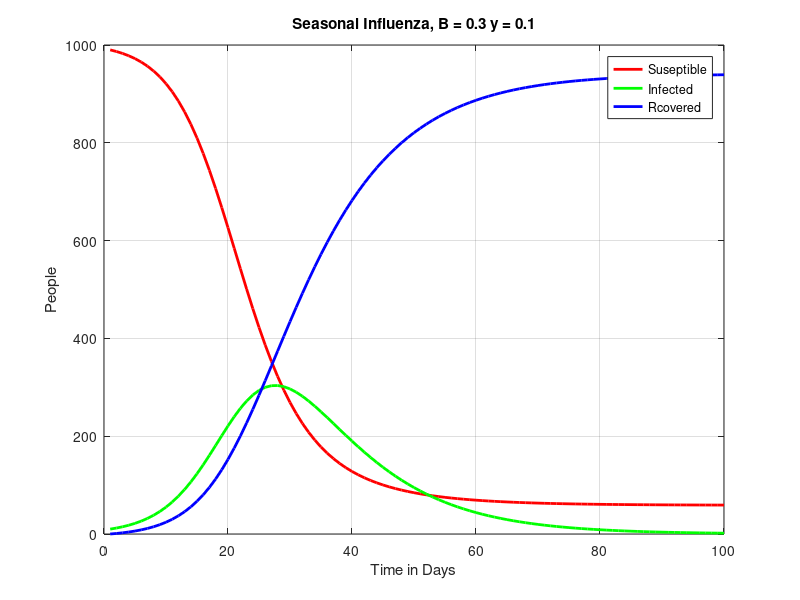
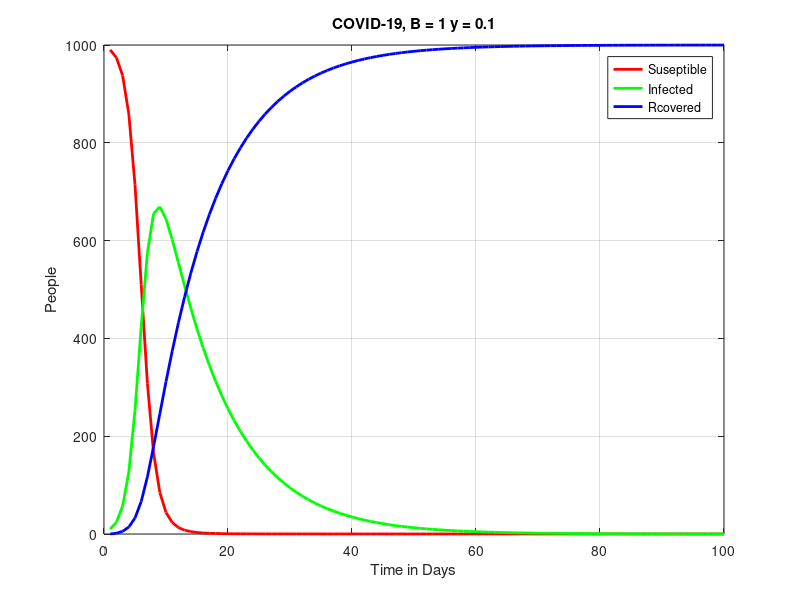
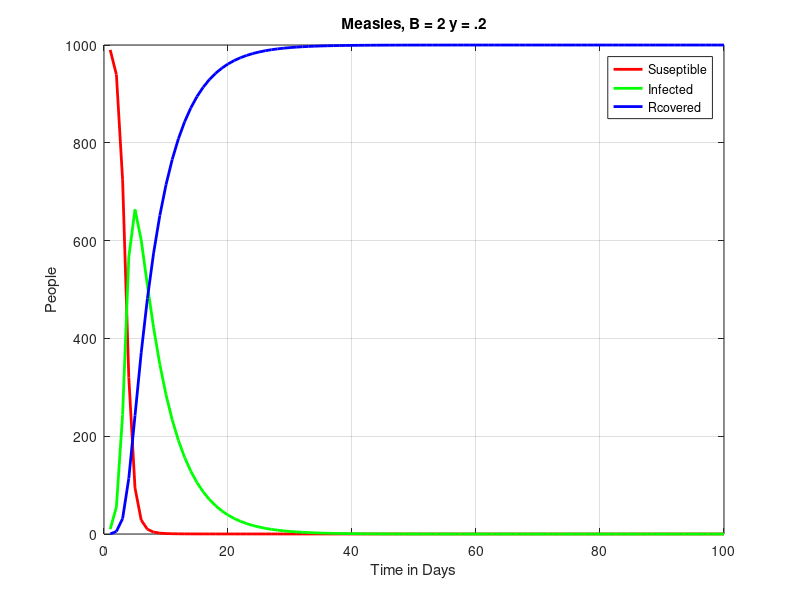

Source code (MATLAB) for these figures, in order:
%Runge-Kutta Method
format shortG
clear
clc

%Variable Definitions
St1 = zeros(1,1);
It1 = zeros(1,1);
Rt1 = zeros(1,1);
St2 = zeros(1,1);
It2 = zeros(1,1);
Rt2 = zeros(1,1);
St3 = zeros(1,1);
It3 = zeros(1,1);
Rt3 = zeros(1,1);
St(1,1) = 990; %Number of susceptible individuals at time t
It(1,1) = 10; %Number of infected individuals at time t
Rt(1,1) = 0; %Number of recovered individuals at time t

N = St + It + Rt; %Total Population

h = 1; %Step size in days
T = 100; %Total simulation time in days (0 -> 100)



days = 1:h:100;

for t = 1:h:T

    Beta = 0.3; %Transmission Rate
    Gamma = 0.1; %Recovery Rate

    dSdt = @(t, St, It, Rt) -(Beta / N) .* St .* It;
    dIdt = @(t, St, It, Rt) (Beta / N) .* St .* It - Gamma .* It;
    dRdt = @(t, St, It, Rt) Gamma .* It;
    
    k1S = dSdt(t, St(t,1), It(t,1), Rt(t,1));
    k1I = dIdt(t, St(t,1), It(t,1), Rt(t,1));
    k1R = dRdt(t, St(t,1), It(t,1), Rt(t,1));

    k2S = dSdt(t + 0.5 * h, St(t,1) + 0.5 * k1S * h, It(t,1) + 0.5 * k1I * h, Rt(t,1) + 0.5 * k1R * h);
    k2I = dIdt(t + 0.5 * h, St(t,1) + 0.5 * k1S * h, It(t,1) + 0.5 * k1I * h, Rt(t,1) + 0.5 * k1R * h);
    k2R = dRdt(t + 0.5 * h, St(t,1) + 0.5 * k1S * h, It(t,1) + 0.5 * k1I * h, Rt(t,1) + 0.5 * k1R * h);

    k3S = dSdt(t + 0.5 * h, St(t,1) + 0.5 * k2S * h, It(t,1) + 0.5 * k2I * h, Rt(t,1) + 0.5 * k2R * h);
    k3I = dIdt(t + 0.5 * h, St(t,1) + 0.5 * k2S * h, It(t,1) + 0.5 * k2I * h, Rt(t,1) + 0.5 * k2R * h);
    k3R = dRdt(t + 0.5 * h, St(t,1) + 0.5 * k2S * h, It(t,1) + 0.5 * k2I * h, Rt(t,1) + 0.5 * k2R * h);

    k4S = dSdt(t + h, St(t,1) + k3S * h, It(t,1) + k3I, Rt(t,1) + k3R);
    k4I = dIdt(t + h, St(t,1) + k3S * h, It(t,1) + k3I, Rt(t,1) + k3R);
    k4R = dRdt(t + h, St(t,1) + k3S * h, It(t,1) + k3I, Rt(t,1) + k3R);


    St(t + 1,1) = St(t,1) + (1/6) * (k1S + 2 * k2S + 2 * k3S + k4S) * h;
    It(t + 1,1) = It(t,1) + (1/6) * (k1I + 2 * k2I + 2 * k3I + k4I) * h;
    Rt(t + 1,1) = Rt(t,1) + (1/6) * (k1R + 2 * k2R + 2 * k3R + k4R) * h;

    St1(t,1) = St(t,1);
    It1(t,1) = It(t,1);
    Rt1(t,1) = Rt(t,1);

end

for t = 1:h:T

    Beta = 1;
    Gamma = 0.1;
    
    dSdt = @(t, St, It, Rt) -(Beta / N) .* St .* It;
    dIdt = @(t, St, It, Rt) (Beta / N) .* St .* It - Gamma .* It;
    dRdt = @(t, St, It, Rt) Gamma .* It;

    k1S = dSdt(t, St(t,1), It(t,1), Rt(t,1));
    k1I = dIdt(t, St(t,1), It(t,1), Rt(t,1));
    k1R = dRdt(t, St(t,1), It(t,1), Rt(t,1));

    k2S = dSdt(t + 0.5 * h, St(t,1) + 0.5 * k1S * h, It(t,1) + 0.5 * k1I * h, Rt(t,1) + 0.5 * k1R * h);
    k2I = dIdt(t + 0.5 * h, St(t,1) + 0.5 * k1S * h, It(t,1) + 0.5 * k1I * h, Rt(t,1) + 0.5 * k1R * h);
    k2R = dRdt(t + 0.5 * h, St(t,1) + 0.5 * k1S * h, It(t,1) + 0.5 * k1I * h, Rt(t,1) + 0.5 * k1R * h);

    k3S = dSdt(t + 0.5 * h, St(t,1) + 0.5 * k2S * h, It(t,1) + 0.5 * k2I * h, Rt(t,1) + 0.5 * k2R * h);
    k3I = dIdt(t + 0.5 * h, St(t,1) + 0.5 * k2S * h, It(t,1) + 0.5 * k2I * h, Rt(t,1) + 0.5 * k2R * h);
    k3R = dRdt(t + 0.5 * h, St(t,1) + 0.5 * k2S * h, It(t,1) + 0.5 * k2I * h, Rt(t,1) + 0.5 * k2R * h);

    k4S = dSdt(t + h, St(t,1) + k3S * h, It(t,1) + k3I, Rt(t,1) + k3R);
    k4I = dIdt(t + h, St(t,1) + k3S * h, It(t,1) + k3I, Rt(t,1) + k3R);
    k4R = dRdt(t + h, St(t,1) + k3S * h, It(t,1) + k3I, Rt(t,1) + k3R);


    St(t + 1,1) = St(t,1) + (1/6) * (k1S + 2 * k2S + 2 * k3S + k4S) * h;
    It(t + 1,1) = It(t,1) + (1/6) * (k1I + 2 * k2I + 2 * k3I + k4I) * h;
    Rt(t + 1,1) = Rt(t,1) + (1/6) * (k1R + 2 * k2R + 2 * k3R + k4R) * h;

    St2(t,1) = St(t,1);
    It2(t,1) = It(t,1);
    Rt2(t,1) = Rt(t,1);

end

for t = 1:h:T

    Beta = 2;
    Gamma = 0.2;
    
    dSdt = @(t, St, It, Rt) -(Beta / N) .* St .* It;
    dIdt = @(t, St, It, Rt) (Beta / N) .* St .* It - Gamma .* It;
    dRdt = @(t, St, It, Rt) Gamma .* It;

    k1S = dSdt(t, St(t,1), It(t,1), Rt(t,1));
    k1I = dIdt(t, St(t,1), It(t,1), Rt(t,1));
    k1R = dRdt(t, St(t,1), It(t,1), Rt(t,1));

    k2S = dSdt(t + 0.5 * h, St(t,1) + 0.5 * k1S * h, It(t,1) + 0.5 * k1I * h, Rt(t,1) + 0.5 * k1R * h);
    k2I = dIdt(t + 0.5 * h, St(t,1) + 0.5 * k1S * h, It(t,1) + 0.5 * k1I * h, Rt(t,1) + 0.5 * k1R * h);
    k2R = dRdt(t + 0.5 * h, St(t,1) + 0.5 * k1S * h, It(t,1) + 0.5 * k1I * h, Rt(t,1) + 0.5 * k1R * h);

    k3S = dSdt(t + 0.5 * h, St(t,1) + 0.5 * k2S * h, It(t,1) + 0.5 * k2I * h, Rt(t,1) + 0.5 * k2R * h);
    k3I = dIdt(t + 0.5 * h, St(t,1) + 0.5 * k2S * h, It(t,1) + 0.5 * k2I * h, Rt(t,1) + 0.5 * k2R * h);
    k3R = dRdt(t + 0.5 * h, St(t,1) + 0.5 * k2S * h, It(t,1) + 0.5 * k2I * h, Rt(t,1) + 0.5 * k2R * h);

    k4S = dSdt(t + h, St(t,1) + k3S * h, It(t,1) + k3I, Rt(t,1) + k3R);
    k4I = dIdt(t + h, St(t,1) + k3S * h, It(t,1) + k3I, Rt(t,1) + k3R);
    k4R = dRdt(t + h, St(t,1) + k3S * h, It(t,1) + k3I, Rt(t,1) + k3R);


    St(t + 1,1) = St(t,1) + (1/6) * (k1S + 2 * k2S + 2 * k3S + k4S) * h;
    It(t + 1,1) = It(t,1) + (1/6) * (k1I + 2 * k2I + 2 * k3I + k4I) * h;
    Rt(t + 1,1) = Rt(t,1) + (1/6) * (k1R + 2 * k2R + 2 * k3R + k4R) * h;

    St3(t,1) = St(t,1);
    It3(t,1) = It(t,1);
    Rt3(t,1) = Rt(t,1);

end



figure(1)
plot(days,St1,'red','LineWidth',2)
hold on
plot(days,It1,'green','LineWidth',2)
plot(days,Rt1,'blue','linewidth',2)
title('Seasonal Influenza, B = 0.3 y = 0.1')
xlabel('Time in Days')
ylabel('People')
legend('Suseptible','Infected','Rcovered')
grid on
hold off

figure(2)
plot(days,St2,'r','LineWidth',2)
hold on
plot(days,It2,'g','LineWidth',2)
plot(days,Rt2,'b','linewidth',2)
title('COVID-19, B = 1 y = 0.1')
xlabel('Time in Days')
ylabel('People')
legend('Suseptible','Infected','Rcovered')
grid on
hold off

figure(3)
plot(days,St3,'r','LineWidth',2)
hold on
plot(days,It3,'g','LineWidth',2)
plot(days,Rt3,'b','linewidth',2)
title('Measles, B = 2 y = .2')
xlabel('Time in Days')
ylabel('People')
legend('Suseptible','Infected','Rcovered')
grid on
hold off
